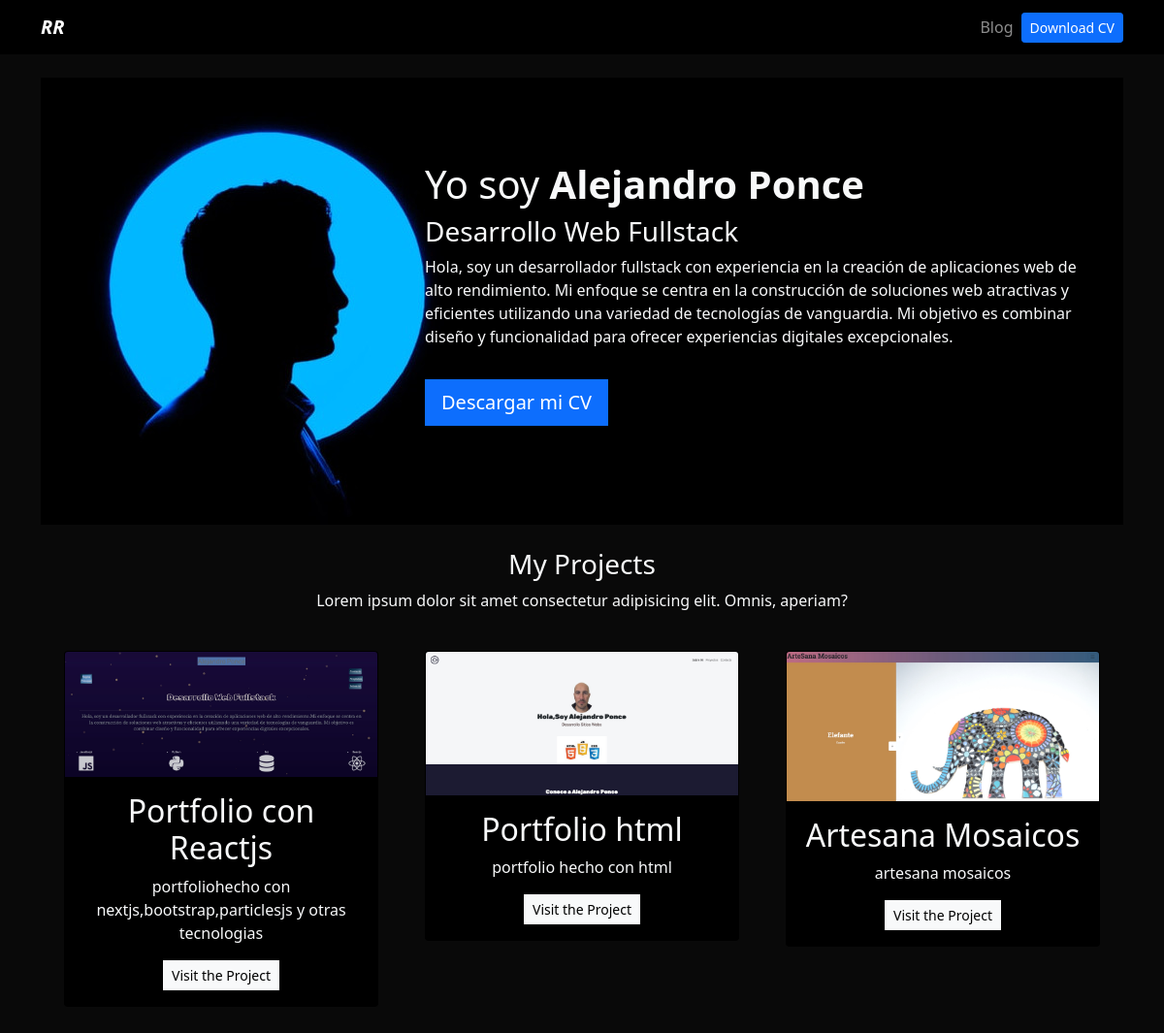
The page / on the database its author committed.
### portfolio/models.py (models this page shows, shortened)
class Project(models.Model):
    title = CharField(max_length=100)
    description = CharField(max_length=250)
    image = ImageField(upload_to="portfolio/images")
    url = URLField(blank=True)
    date = DateField(default=date.today)

### portfolio/views.py (the view)
# urls.py: 2. Add a URL to urlpatterns:  path('', views.home, name='home')
def home(request):
    projects = Project.objects.all()
    return render(request, "home.html", {"projects": projects})

### portfolio/templates/home.html
{% extends 'layout.html' %}
{% block content %}
{% load static %}
<header class="row bg-black">
  <div class="col-md-4">
    <img src="{% static 'portfolio/profile.jpeg' %}" />
  </div>
  <div class="col-md-8 my-auto p-4">
    <h1>Yo soy <strong>Alejandro Ponce</strong></h1>
    <h3>Desarrollo Web Fullstack</h3>
    <p>Hola, soy un desarrollador fullstack con experiencia
       en la creación de aplicaciones web de alto rendimiento.
       Mi enfoque se centra en la construcción de soluciones
        web atractivas y eficientes utilizando una variedad
        de tecnologías de vanguardia. Mi objetivo es combinar
         diseño y funcionalidad para ofrecer experiencias
         digitales excepcionales.</p>
    <a class="btn btn-primary btn-lg rounded-0 my-3" href="{% static 'portfolio/cv.pdf' %}">Descargar mi CV</a>
  </div>
</header>
<div class="row my-4 text-center">
  <h3>My Projects</h3>
  <p>Lorem ipsum dolor sit amet consectetur adipisicing elit. Omnis, aperiam?</p>
  {% for project in projects %}
  <div class="col-md-4 p-4">
    <div class="card bg-black card-project">
      <img src="{{project.image.url }}" class="card-img-top" />
      <div class="card-body">
        <h2>{{ project.title }}</h2>
        <p>{{ project.description }}</p>
        {% if project.url %}
        <a href="{{project.url}}" class="btn btn-light rounded-0 btn-sm" target="__blank" rel="noreferrer">Visit the
          Project</a>
        {% endif %}
      </div>
    </div>
  </div>
  {% endfor %}
</div>
{% endblock %}

### portfolio/templates/layout.html (shortened to what this page needs)
{% load static %}
<!DOCTYPE html>
<html lang="en">
<head>
  <link href="https://cdn.jsdelivr.net/npm/bootstrap@5.1.3/dist/css/bootstrap.min.css" rel="stylesheet"
>
    <link rel="stylesheet" href="{% static 'main.css' %}">
</head>
<body class="text-light">
  {% include 'partials/navbar.html' %}
  <div class="container p-4">
    {% block content %}
    {% endblock %}
  </div>
</body>
</html>

### portfolio/templates/partials/navbar.html (shortened to what this page needs)
{% load static %}
<nav class="navbar navbar-expand-lg navbar-dark bg-black">
  <div class="container">
    <a class="navbar-brand fw-bold fst-italic" href="/">RR</a>
    <div class="collapse navbar-collapse" id="navbarNav">
      <ul class="navbar-nav ms-auto">
        <li class="nav-item">
          <a class="nav-link" href="{% url 'blog:posts' %}">Blog</a>
        </li>
        <li class="nav-item d-flex align-items-center">
          <a class="btn btn-primary btn-sm" href="{% static 'portfolio/cv.pdf' %}" target="_blank">Download CV</a>
        </li>
      </ul>
    </div>
  </div>
</nav>

### portfolio/static/main.css (style rules this page uses)
body { background: #090909; }
.bg-black { background: #000; }

### rows shown on the page
Project: image (picture), title "Portfolio con Reactjs", description "portfoliohecho con nextjs,bootstrap,particlesjs y otras tecnologias"
Project: image (picture), title "Portfolio html", description "portfolio hecho con html"
Project: image (picture), title "Artesana Mosaicos", description "artesana mosaicos"
